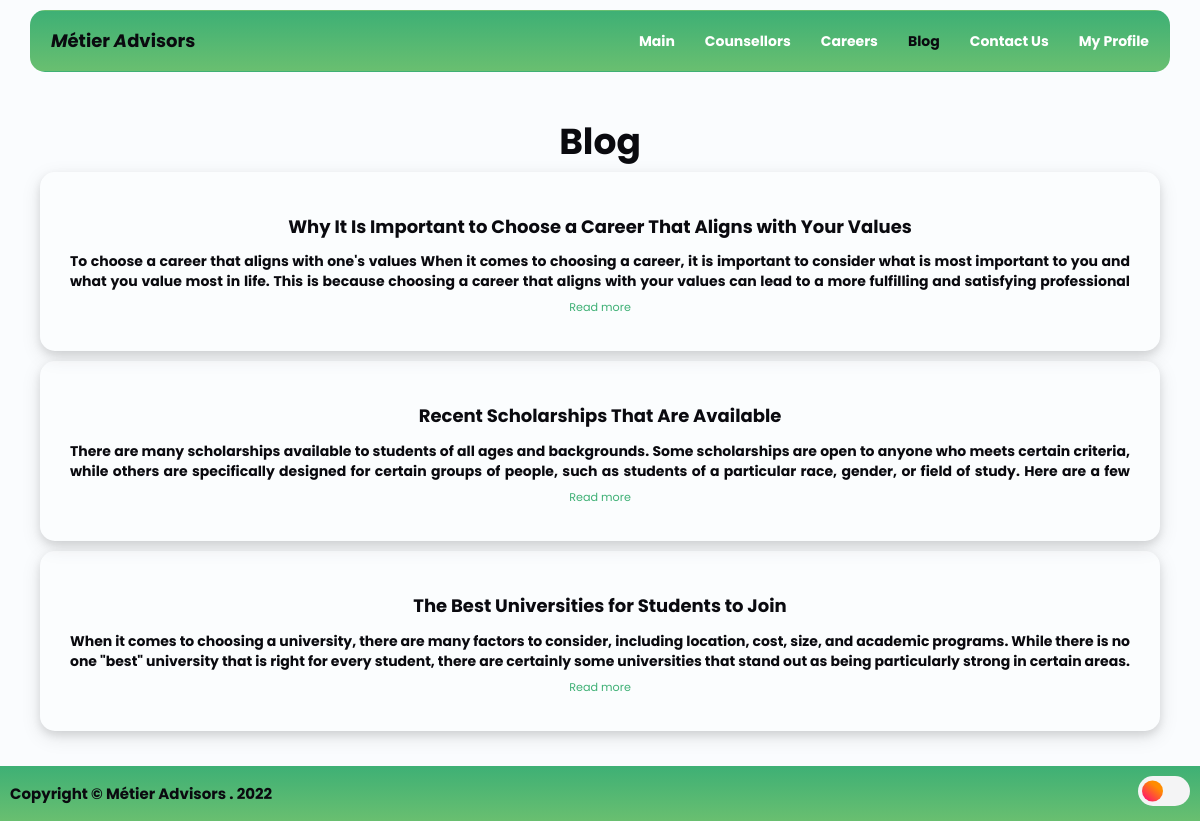
Screenshot of /Blog.php with the database file from the repository.
### tables this page shows
CREATE TABLE `blog_posts` (
  `id` int(11) NOT NULL,
  `title` varchar(255) NOT NULL,
  `content` text NOT NULL
);

### blog-connection.php (the view, shortened to what this page needs)
<?php
$host = "localhost";
$username = "root";
$password = "";
$dbname = "metier-advisors";
$conn = mysqli_connect($host, $username, $password, $dbname);
$sql = "SELECT * FROM blog_posts";
$result = mysqli_query($conn, $sql);
if (mysqli_num_rows($result) > 0) {
  while ($row = mysqli_fetch_assoc($result)) {
    echo "<div class='card-2'>";
    echo "<h4>" . $row['title'] . "</h4>";
    echo "<div id='bio-text'>";
    echo "<p class='card-text'>" . $row['content'] . "</p>";
    echo "</div>";
    echo "<button id='expand-button' class='btn btn-primary'>Read more</button>";
    echo "</div>";
  }
} else {
  echo "No blog posts found.";
}
?>

### Template.css (style rules this page uses)
body { margin: 0; font-family: 'Poppins', sans-serif; background-color: #fafcfe; color: #0a0a0f; font-weight: bold; }
h4 { text-align: center; font-weight: bold; padding: 5px; }
p { text-align: justify; }
.card-2 { margin: 10px; background: rgba(255, 255, 255, 0.15); color: #0a0a0f; border-radius: 15px; text-align: center; padding: 30px; box-shadow: 0 4px 8px 0 rgba(0, 0, 0, 0.1), 0 6px 20px 0 rgba(0, 0, 0, 0.1); }
#bio-text { text-align: left; max-height: 3em; overflow: hidden; transition: max-height 0.5s ease-out; }
#expand-button { font-size: 0.8em; background: none; border: none; color: #3eb075; cursor: pointer; }

### rows the page displays
blog_posts: title "Why It Is Important to Choose a Career That Aligns with Your Values", content "To choose a career that aligns with one's values When it comes to choosing a career, it is important to consider what is most important to you and what you value most in life. This is because choosing a career that aligns with your values can lead to a more fulfilling and satisfying professional…"
blog_posts: title "Recent Scholarships That Are Available", content "There are many scholarships available to students of all ages and backgrounds. Some scholarships are open to anyone who meets certain criteria, while others are specifically designed for certain groups of people, such as students of a particular race, gender, or field of study. Here are a few…"
blog_posts: title "The Best Universities for Students to Join", content "When it comes to choosing a university, there are many factors to consider, including location, cost, size, and academic programs. While there is no one \"best\" university that is right for every student, there are certainly some universities that stand out as being particularly strong in certain areas.…"
